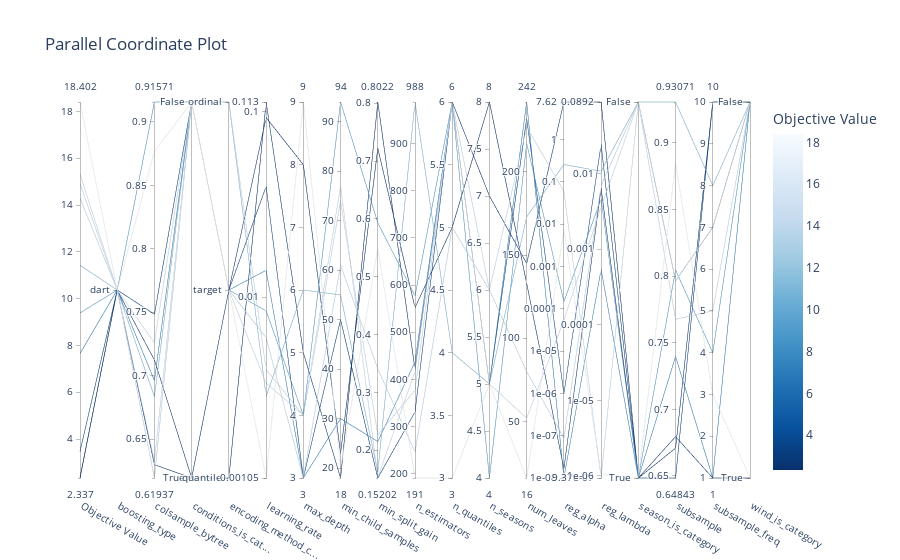

Write notebook code for a chart like this one.
### Code cell
vis.plot_parallel_coordinate(temp_study)

### Figure 1 — Plotly figure (JSON) as saved in the notebook; plotly's stock layout.template omitted (floating-point values rounded to 4 significant figures)
{"data": [{"dimensions": [{"label": "Objective Value", "range": [2.337, 18.4], "values": [2.337, 18.4, 2.361, 11.43, 14.92, 14.29, 7.653, 3.473, 9.39, 15.32]}, {"label": "boosting_type", "range": [0, 0], "ticktext": ["dart"], "tickvals": [0], "values": [0, 0, 0, 0, 0, 0, 0, 0, 0, 0]}, {"label": "colsample_bytree", "range": [0.6194, 0.9157], "values": [0.6298, 0.8768, 0.7123, 0.6834, 0.6325, 0.6194, 0.6961, 0.7484, 0.9157, 0.7259]}, {"label": "conditions_is_cat...", "range": [0, 1], "ticktext": ["True", "False"], "tickvals": [0, 1], "values": [0, 1, 0, 1, 1, 1, 1, 1, 1, 1]}, {"label": "encoding_method_c...", "range": [0, 2], "ticktext": ["quantile", "target", "ordinal"], "tickvals": [0, 1, 2], "values": [0, 1, 1, 2, 2, 1, 1, 1, 1, 1]}, {"label": "learning_rate", "range": [-2.977, -0.9471], "ticktext": ["0.00105", "0.01", "0.1", "0.113"], "tickvals": [-2.977, -2, -1, -0.9471], "values": [-0.9471, -2.977, -1.031, -2.536, -2.392, -2.22, -1.856, -1.403, -2.075, -2.465]}, {"label": "max_depth", "range": [3, 9], "values": [5, 9, 8, 6, 4, 3, 3, 3, 4, 4]}, {"label": "min_child_samples", "range": [18, 94], "values": [18, 20, 23, 55, 74, 61, 30, 50, 94, 77]}, {"label": "min_split_gain", "range": [0.152, 0.8022], "values": [0.8022, 0.5487, 0.7225, 0.1624, 0.2263, 0.3411, 0.215, 0.152, 0.5933, 0.1531]}, {"label": "n_estimators", "range": [191, 988], "values": [421, 191, 552, 988, 377, 246, 437, 331, 577, 417]}, {"label": "n_quantiles", "range": [3, 6], "values": [6, 3, 5, 4, 6, 5, 6, 6, 6, 6]}, {"label": "n_seasons", "range": [4, 8], "values": [7, 5, 8, 5, 6, 6, 5, 5, 4, 5]}, {"label": "num_leaves", "range": [16, 242], "values": [145, 16, 133, 173, 227, 80, 242, 232, 217, 52]}, {"label": "reg_alpha", "range": [-7.999, 0.882], "ticktext": ["1e-08", "1e-07", "1e-06", "1e-05", "0.0001", "0.001", "0.01", "0.1", "1", "7.62"], "tickvals": [-7.999, -7, -6, -5, -4, -3, -2, -1, 0, 0.882], "values": [0.882, -2.132, -7.781, -0.5944, -1.225, -7.056, -7.999, -6.008, -3.835, -4.272]}, {"label": "reg_lambda", "range": [-6.028, -1.05], "ticktext": ["9.37e-07", "1e-06", "1e-05", "0.0001", "0.001", "0.01", "0.0892"], "tickvals": [-6.028, -6, -5, -4, -3, -2, -1.05], "values": [-1.05, -5.982, -2.191, -1.967, -6.028, -2.156, -3.264, -1.612, -2.329, -2.438]}, {"label": "season_is_category", "range": [0, 1], "ticktext": ["True", "False"], "tickvals": [0, 1], "values": [0, 0, 0, 1, 1, 1, 0, 0, 0, 1]}, {"label": "subsample", "range": [0.6484, 0.9307], "values": [0.6795, 0.8849, 0.6708, 0.9307, 0.7676, 0.7963, 0.7396, 0.6484, 0.8046, 0.7966]}, {"label": "subsample_freq", "range": [1, 10], "values": [1, 3, 10, 8, 5, 7, 1, 10, 4, 7]}, {"label": "wind_is_category", "range": [0, 1], "ticktext": ["True", "False"], "tickvals": [0, 1], "values": [0, 0, 1, 1, 1, 1, 1, 1, 1, 1]}], "labelangle": 30, "labelside": "bottom", "line": {"color": [2.337, 18.4, 2.361, 11.43, 14.92, 14.29, 7.653, 3.473, 9.39, 15.32], "colorbar": {"title": {"text": "Objective Value"}}, "colorscale": [[0, "rgb(247,251,255)"], [0.125, "rgb(222,235,247)"], [0.25, "rgb(198,219,239)"], [0.375, "rgb(158,202,225)"], [0.5, "rgb(107,174,214)"], [0.625, "rgb(66,146,198)"], [0.75, "rgb(33,113,181)"], [0.875, "rgb(8,81,156)"], [1, "rgb(8,48,107)"]], "reversescale": true, "showscale": true}, "type": "parcoords"}], "layout": {"title": {"text": "Parallel Coordinate Plot"}}}
